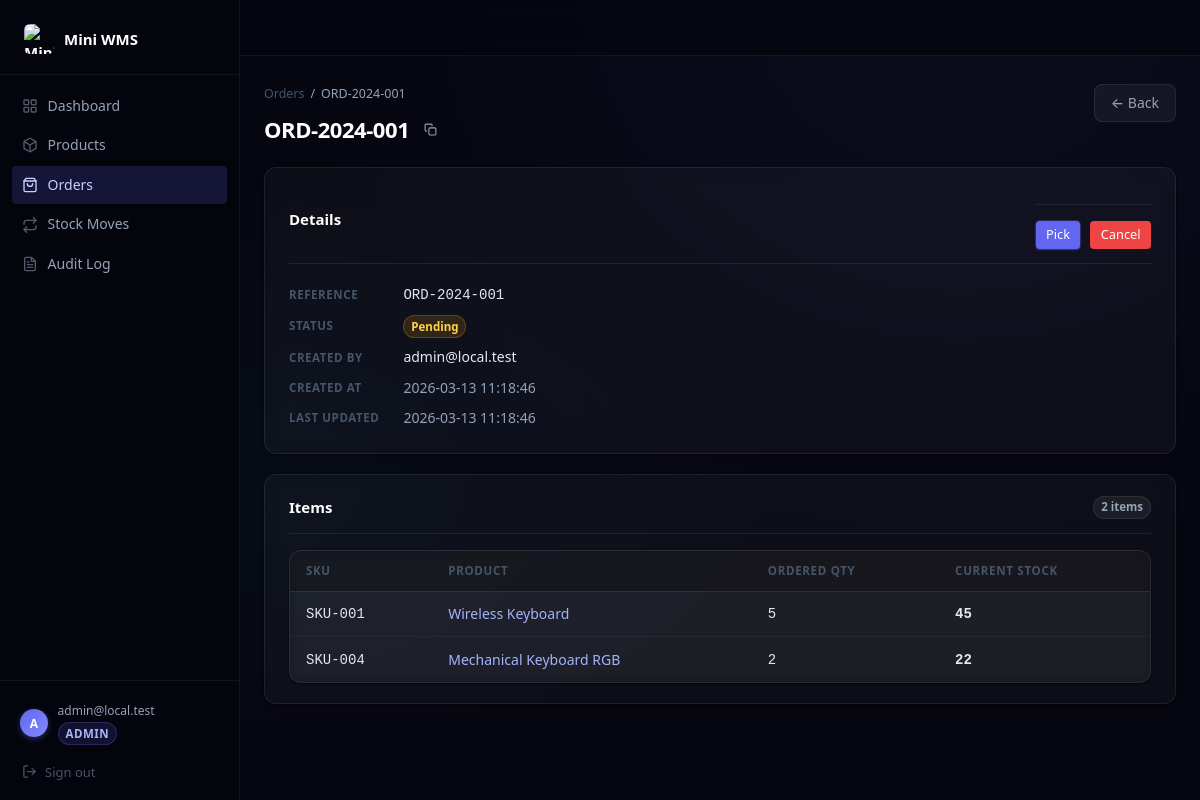
Page /order_view.php?id=1 (signed in) on the committed database.
### tables this page shows
CREATE TABLE IF NOT EXISTS orders (
    id         INT UNSIGNED AUTO_INCREMENT PRIMARY KEY,
    reference  VARCHAR(64)  NOT NULL,
    status     ENUM('pending', 'picked', 'shipped', 'cancelled') NOT NULL DEFAULT 'pending',
    created_by INT UNSIGNED NOT NULL,
    created_at DATETIME NOT NULL DEFAULT CURRENT_TIMESTAMP,
    updated_at DATETIME NOT NULL DEFAULT CURRENT_TIMESTAMP ON UPDATE CURRENT_TIMESTAMP,
    UNIQUE KEY uq_orders_reference (reference),
    CONSTRAINT fk_orders_created_by FOREIGN KEY (created_by) REFERENCES users (id)
);

CREATE TABLE IF NOT EXISTS users (
    id            INT UNSIGNED AUTO_INCREMENT PRIMARY KEY,
    email         VARCHAR(255) NOT NULL,
    password_hash VARCHAR(255) NOT NULL,
    role          ENUM('admin', 'user') NOT NULL DEFAULT 'user',
    created_at    DATETIME NOT NULL DEFAULT CURRENT_TIMESTAMP,
    UNIQUE KEY uq_users_email (email)
);

CREATE TABLE IF NOT EXISTS order_items (
    id         INT UNSIGNED AUTO_INCREMENT PRIMARY KEY,
    order_id   INT UNSIGNED NOT NULL,
    product_id INT UNSIGNED NOT NULL,
    qty        INT NOT NULL,
    UNIQUE KEY uq_order_items (order_id, product_id),
    CONSTRAINT chk_order_items_qty CHECK (qty > 0),
    CONSTRAINT fk_order_items_order   FOREIGN KEY (order_id)   REFERENCES orders   (id) ON DELETE CASCADE,
    CONSTRAINT fk_order_items_product FOREIGN KEY (product_id) REFERENCES products (id)
);

CREATE TABLE IF NOT EXISTS products (
    id         INT UNSIGNED AUTO_INCREMENT PRIMARY KEY,
    sku        VARCHAR(64)  NOT NULL,
    name       VARCHAR(255) NOT NULL,
    stock      INT NOT NULL DEFAULT 0,
    threshold  INT NOT NULL DEFAULT 0,
    created_at DATETIME NOT NULL DEFAULT CURRENT_TIMESTAMP,
    updated_at DATETIME NOT NULL DEFAULT CURRENT_TIMESTAMP ON UPDATE CURRENT_TIMESTAMP,
    UNIQUE KEY uq_products_sku (sku),
    CONSTRAINT chk_products_stock     CHECK (stock >= 0),
    CONSTRAINT chk_products_threshold CHECK (threshold >= 0)
);

### app/config/db.php (called while the page is built, shortened)
<?php
function db(): PDO
{
    static $pdo = null;
    if ($pdo !== null) {
        return $pdo;
    }
    $host = $_ENV['DB_HOST'] ?? '127.0.0.1';
    $port = $_ENV['DB_PORT'] ?? '3306';
    $name = $_ENV['DB_NAME'] ?? 'mini_wms';
    $user = $_ENV['DB_USER'] ?? 'root';
    $pass = $_ENV['DB_PASS'] ?? '';
    $dsn = "mysql:host={$host};port={$port};dbname={$name};charset=utf8mb4";
    try {
        $pdo = new PDO($dsn, $user, $pass, [
            PDO::ATTR_ERRMODE            => PDO::ERRMODE_EXCEPTION,
            PDO::ATTR_DEFAULT_FETCH_MODE => PDO::FETCH_ASSOC,
            PDO::ATTR_EMULATE_PREPARES   => false,
            PDO::MYSQL_ATTR_INIT_COMMAND => "SET NAMES utf8mb4 COLLATE utf8mb4_unicode_ci",
        ]);
    } catch (PDOException $e) {
        error_log('[DB] Connection failed: ' . $e->getMessage(), 3, LOG_PATH);
        throw new RuntimeException('Database connection failed');
    }
    return $pdo;
}

### app/models/Order.php (called while the page is built, shortened)
<?php
class Order
{
    public static function findById(int $id): ?array
    {
        $stmt = db()->prepare(
            'SELECT o.*, u.email AS creator_email
             FROM orders o
             JOIN users u ON o.created_by = u.id
             WHERE o.id = :id LIMIT 1'
        );
        $stmt->execute([':id' => $id]);
        $row = $stmt->fetch();
        return $row ?: null;
    }
    public static function getItems(int $orderId): array
    {
        $stmt = db()->prepare(
            'SELECT oi.*, p.name AS product_name, p.sku, p.stock AS current_stock
             FROM order_items oi
             JOIN products p ON oi.product_id = p.id
             WHERE oi.order_id = :order_id'
        );
        $stmt->execute([':order_id' => $orderId]);
        return $stmt->fetchAll();
    }
}

### app/lib/auth.php (called while the page is built, shortened)
<?php
function e(string $s): string
{
    return htmlspecialchars($s, ENT_QUOTES | ENT_SUBSTITUTE, 'UTF-8');
}
function current_user(): ?array
{
    return [
        'id'    => (int) $_SESSION['user_id'],
        'email' => $_SESSION['user_email'] ?? '',
        'role'  => $_SESSION['user_role']  ?? 'user',
    ];
}
function require_login(): array
{
    $user = current_user();
    return $user;
}

### public/order_view.php (the view, shortened to what this page needs)
<?php
$currentUser = require_login();
$id    = (int)($_GET['id'] ?? 0);
$order = $id > 0 ? Order::findById($id) : null;
$items = Order::getItems($id);
$statusLabels = [
    'pending'   => 'Pending',
    'picked'    => 'Picked',
    'shipped'   => 'Shipped',
    'cancelled' => 'Cancelled',
];
$statusColors = [
    'pending'   => 'warning',
    'picked'    => 'primary',
    'shipped'   => 'success',
    'cancelled' => 'danger',
];
$transitions = [
    'pending'   => ['picked' => 'Pick', 'cancelled' => 'Cancel'],
    'picked'    => ['shipped' => 'Ship', 'cancelled' => 'Cancel'],
    'shipped'   => [],
    'cancelled' => [],
];
$nextStatuses = $transitions[$order['status']] ?? [];
?>
<div class="page-header">
    <div>
        <nav class="breadcrumb" aria-label="Breadcrumb">
            <a href="orders.php">Orders</a>
            <span aria-hidden="true">/</span>
            <span><?= e($order['reference']) ?></span>
        </nav>
        <h1 class="page-title">
            <?= e($order['reference']) ?>
            <button type="button"
                    class="btn btn-xs btn-ghost"
                    data-copy="<?= e($order['reference']) ?>"
                    aria-label="Copy reference">
                <svg width="13" height="13" viewBox="0 0 24 24" fill="none" stroke="currentColor" stroke-width="2" stroke-linecap="round" stroke-linejoin="round"><rect x="9" y="9" width="13" height="13" rx="2"/><path d="M5 15H4a2 2 0 0 1-2-2V4a2 2 0 0 1 2-2h9a2 2 0 0 1 2 2v1"/></svg>
            </button>
        </h1>
    </div>
    <a href="orders.php" class="btn btn-outline">← Back</a>
</div>
<div class="card">
    <div class="card-header">
        <h2 class="card-title">Details</h2>
        <?php if (!empty($nextStatuses)): ?>
        <div class="order-actions">
            <?php foreach ($nextStatuses as $toStatus => $label): ?>
            <form method="post" action="order_status.php" style="display:inline">
                <button type="submit"
                        class="btn btn-sm <?= $toStatus === 'cancelled' ? 'btn-danger' : 'btn-primary' ?>"
                        data-confirm="Confirm: <?= e($label) ?> order <?= e($order['reference']) ?>?">
                    <?= e($label) ?>
                </button>
            </form>
            <?php endforeach; ?>
        </div>
        <?php endif; ?>
    </div>
    <dl class="meta-grid">
        <dt>Reference</dt>
        <dd class="font-mono"><?= e($order['reference']) ?></dd>
        <dt>Status</dt>
        <dd><span class="badge badge-<?= e($statusColors[$order['status']] ?? 'secondary') ?>">
            <?= e($statusLabels[$order['status']] ?? $order['status']) ?>
        </span></dd>
        <dt>Created by</dt>
        <dd><?= e($order['creator_email']) ?></dd>
        <dt>Created at</dt>
        <dd class="text-muted"><?= e($order['created_at']) ?></dd>
        <dt>Last updated</dt>
        <dd class="text-muted"><?= e($order['updated_at']) ?></dd>
    </dl>
</div>
<div class="card">
    <div class="card-header">
        <h2 class="card-title">Items</h2>
        <span class="badge badge-secondary"><?= count($items) ?> item<?= count($items) > 1 ? 's' : '' ?></span>
    </div>
    <?php if (empty($items)): ?>
        <div class="empty-state">
            <p>No items in this order.</p>
        </div>
    <?php else: ?>
    <div class="table-wrap">
    <table class="table">
        <thead>
            <tr>
                <th>SKU</th>
                <th>Product</th>
                <th>Ordered qty</th>
                <th>Current stock</th>
            </tr>
        </thead>
        <tbody>
        <?php foreach ($items as $item): ?>
            <?php $insufficient = (int)$item['current_stock'] < (int)$item['qty']; ?>
            <tr>
                <td class="font-mono text-muted"><?= e($item['sku']) ?></td>
                <td>
                    <a href="product_edit.php?id=<?= (int)$item['product_id'] ?>"><?= e($item['product_name']) ?></a>
                </td>
                <td class="font-mono"><?= e((string)$item['qty']) ?></td>
                <td class="font-mono <?= $insufficient ? 'text-danger' : 'text-success' ?>">
                    <?= e((string)$item['current_stock']) ?>
                </td>
            </tr>
        <?php endforeach; ?>
        </tbody>
    </table>
    </div>
    <?php endif; ?>
</div>
<?php
include dirname(__DIR__) . '/app/views/layout.php';

### app/views/partials/nav.php (shortened to what this page needs)
<?php
$page    = basename($_SERVER['PHP_SELF']);
$isAdmin = ($currentUser['role'] ?? '') === 'admin';
function nav_active(string $file, string $current, array $also = []): string {
    $files = array_merge([$file], $also);
    return in_array($current, $files, true) ? ' active' : '';
}
?>
<aside id="sidebar" class="sidebar" role="navigation" aria-label="Main navigation">
    <div class="sidebar-header">
        <a href="dashboard.php" class="sidebar-brand">
            <img src="assets/img/logo.png" width="30" height="30" alt="Mini WMS logo" style="border-radius:6px;flex-shrink:0;">
            <span>Mini WMS</span>
        </a>
    </div>
    <nav class="sidebar-nav">
        <ul role="list">
            <li>
                <a href="dashboard.php" class="nav-link<?= nav_active('dashboard.php', $page) ?>">
                    Dashboard
                </a>
            </li>
            <li>
                <a href="products.php" class="nav-link<?= nav_active('products.php', $page, ['product_new.php','product_edit.php']) ?>">
                    Products
                </a>
            </li>
            <li>
                <a href="orders.php" class="nav-link<?= nav_active('orders.php', $page, ['order_new.php','order_view.php']) ?>">
                    <svg class="nav-icon" width="16" height="16" viewBox="0 0 24 24" fill="none" stroke="currentColor" stroke-width="2" stroke-linecap="round" stroke-linejoin="round">
                        <path d="M6 2 3 6v14a2 2 0 0 0 2 2h14a2 2 0 0 0 2-2V6l-3-4z"/>
                        <line x1="3" y1="6" x2="21" y2="6"/>
                        <path d="M16 10a4 4 0 0 1-8 0"/>
                    </svg>
                    Orders
                </a>
            </li>
            <li>
                <a href="stock_moves.php" class="nav-link<?= nav_active('stock_moves.php', $page, ['stock_move_new.php']) ?>">
                    <svg class="nav-icon" width="16" height="16" viewBox="0 0 24 24" fill="none" stroke="currentColor" stroke-width="2" stroke-linecap="round" stroke-linejoin="round">
                        <polyline points="17 1 21 5 17 9"/><path d="M3 11V9a4 4 0 0 1 4-4h14"/>
                        <polyline points="7 23 3 19 7 15"/><path d="M21 13v2a4 4 0 0 1-4 4H3"/>
                    </svg>
                    Stock Moves
                </a>
            </li>
            <?php if ($isAdmin): ?>
            <li>
                <a href="audit.php" class="nav-link<?= nav_active('audit.php', $page) ?>">
                    Audit Log
                </a>
            </li>
            <?php endif; ?>
        </ul>
    </nav>
    <div class="sidebar-footer">
        <div class="sidebar-user">
            <div class="sidebar-avatar" aria-hidden="true">
                <?= strtoupper(substr($currentUser['email'] ?? 'U', 0, 1)) ?>
            </div>
            <div class="sidebar-user-info">
                <span class="sidebar-user-email"><?= e($currentUser['email'] ?? '') ?></span>
                <span class="sidebar-user-role badge badge-<?= $isAdmin ? 'primary' : 'secondary' ?>"><?= e($currentUser['role'] ?? '') ?></span>
            </div>
        </div>
        <form method="post" action="logout.php">
            <button type="submit" class="sidebar-logout-btn" aria-label="Sign out">
                <svg width="15" height="15" viewBox="0 0 24 24" fill="none" stroke="currentColor" stroke-width="2" stroke-linecap="round" stroke-linejoin="round">
                    <path d="M9 21H5a2 2 0 0 1-2-2V5a2 2 0 0 1 2-2h4"/>
                    <polyline points="16 17 21 12 16 7"/>
                    <line x1="21" y1="12" x2="9" y2="12"/>
                </svg>
                Sign out
            </button>
        </form>
    </div>
</aside>

### rows in the picture
orders: created_by.email "A", created_by.email "admin@local.test", reference "ORD-2024-001", status "Pick", status "Cancel", status "Pending", created_at "2026-03-13 11:18:46", updated_at "2026-03-13 11:18:46"
order_items: product.sku "SKU-001", product.name "Wireless Keyboard", qty "5", product.stock "45"
order_items: product.sku "SKU-004", product.name "Mechanical Keyboard RGB", qty "2", product.stock "22"

### other values in the picture
$currentUser['role'] "ADMIN"
count($items) "2"
